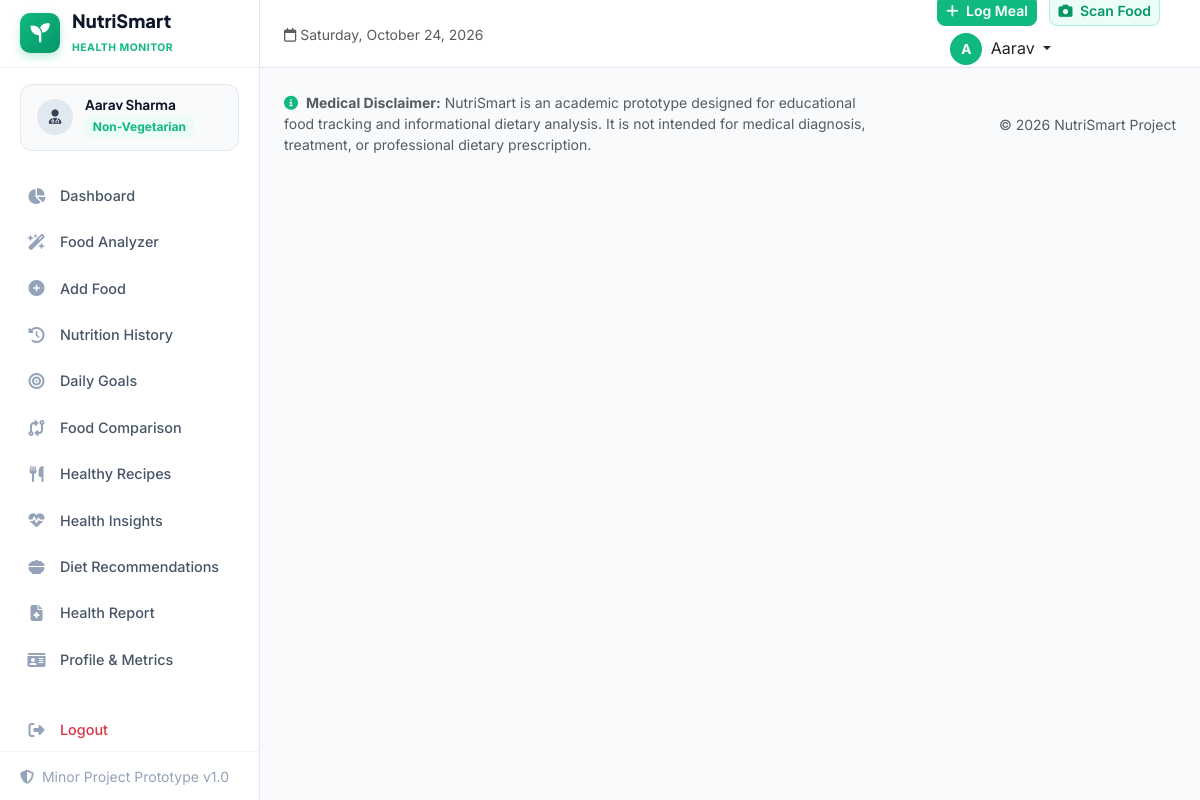
The page / (signed in) on the database its author committed.
### models.py (models this page shows, shortened)
class User(db.Model):
    __tablename__ = 'users'
    id = db.Column(db.Integer, primary_key=True)
    name = db.Column(db.String(100), nullable=False)
    email = db.Column(db.String(120), unique=True, nullable=False, index=True)
    password_hash = db.Column(db.String(255), nullable=False)
    age = db.Column(db.Integer, nullable=False)
    gender = db.Column(db.String(20), nullable=False)  # 'Male', 'Female', 'Other'
    height = db.Column(db.Float, nullable=False)        # in cm
    weight = db.Column(db.Float, nullable=False)        # in kg
    activity_level = db.Column(db.String(50), nullable=False) # 'Sedentary', 'Lightly Active', 'Moderately Active', 'Very Active'
    dietary_preference = db.Column(db.String(50), nullable=False) # 'Vegetarian', 'Non-Vegetarian', 'Vegan', 'Eggetarian'
    created_at = db.Column(db.DateTime, default=datetime.utcnow)
    logs = db.relationship('FoodLog', backref='user', lazy=True, cascade='all, delete-orphan')
    water_logs = db.relationship('WaterLog', backref='user', lazy=True, cascade='all, delete-orphan')
    goals = db.relationship('NutritionGoal', backref='user', uselist=False, lazy=True, cascade='all, delete-orphan')

### app.py (the view)
@app.route('/')
def index():
    return render_template('index.html')

### app.py (called while the page is built)
def get_current_user():
    if 'user_id' in session:
        return db.session.get(User, session['user_id'])
    return None

@app.context_processor
def inject_global_data():
    return {
        'current_user': get_current_user(),
        'current_year': datetime.now().year,
        'today_date': date.today().strftime('%A, %B %d, %Y')
    }

### templates/index.html (shortened to what this page needs)
{% extends "base.html" %}

### templates/base.html (shortened to what this page needs)
<!DOCTYPE html>
<html lang="en">
<head>
    <link href="https://cdn.jsdelivr.net/npm/bootstrap@5.3.2/dist/css/bootstrap.min.css" rel="stylesheet">
    <link rel="stylesheet" href="https://cdnjs.cloudflare.com/ajax/libs/font-awesome/6.5.1/css/all.min.css">
    <link rel="stylesheet" href="{{ url_for('static', filename='css/style.css') }}">
</head>
<body class="{% if current_user %}app-body{% else %}landing-body{% endif %}">
{% if current_user %}
    <div class="app-layout">
        <aside class="app-sidebar" id="appSidebar">
            <div class="sidebar-header">
                <a href="{{ url_for('dashboard') }}" class="brand-link">
                    <div class="brand-icon">
                        <i class="fa-solid fa-seedling"></i>
                    </div>
                    <div class="brand-text">
                        <span class="brand-title">NutriSmart</span>
                        <span class="brand-tag">Health Monitor</span>
                    </div>
                </a>
            </div>
            <div class="sidebar-user-card">
                <div class="user-avatar">
                    <i class="fa-solid fa-user-doctor"></i>
                </div>
                <div class="user-info">
                    <h6 class="user-name">{{ current_user.name }}</h6>
                    <span class="badge bg-soft-emerald text-emerald">{{ current_user.dietary_preference }}</span>
                </div>
            </div>
            <nav class="sidebar-nav">
                <ul class="nav-list">
                    <li class="nav-item">
                        <a href="{{ url_for('dashboard') }}" class="nav-link {% if request.endpoint == 'dashboard' %}active{% endif %}">
                            <i class="fa-solid fa-chart-pie"></i>
                            <span>Dashboard</span>
                        </a>
                    </li>
                    <li class="nav-item">
                        <a href="{{ url_for('food_analyzer') }}" class="nav-link {% if request.endpoint == 'food_analyzer' %}active{% endif %}">
                            <i class="fa-solid fa-wand-magic-sparkles"></i>
                            <span>Food Analyzer</span>
                        </a>
                    </li>
                    <li class="nav-item">
                        <a href="{{ url_for('add_food') }}" class="nav-link {% if request.endpoint == 'add_food' %}active{% endif %}">
                            <i class="fa-solid fa-circle-plus"></i>
                            <span>Add Food</span>
                        </a>
                    </li>
                    <li class="nav-item">
                        <a href="{{ url_for('history') }}" class="nav-link {% if request.endpoint == 'history' %}active{% endif %}">
                            <i class="fa-solid fa-clock-rotate-left"></i>
                            <span>Nutrition History</span>
                        </a>
                    </li>
                    <li class="nav-item">
                        <a href="{{ url_for('goals') }}" class="nav-link {% if request.endpoint == 'goals' %}active{% endif %}">
                            <i class="fa-solid fa-bullseye"></i>
                            <span>Daily Goals</span>
                        </a>
                    </li>
                    <li class="nav-item">
                        <a href="{{ url_for('compare') }}" class="nav-link {% if request.endpoint == 'compare' %}active{% endif %}">
                            <i class="fa-solid fa-code-compare"></i>
                            <span>Food Comparison</span>
                        </a>
                    </li>
                    <li class="nav-item">
                        <a href="{{ url_for('recipes') }}" class="nav-link {% if request.endpoint == 'recipes' %}active{% endif %}">
                            <i class="fa-solid fa-utensils"></i>
                            <span>Healthy Recipes</span>
                        </a>
                    </li>
                    <li class="nav-item">
                        <a href="{{ url_for('insights') }}" class="nav-link {% if request.endpoint == 'insights' %}active{% endif %}">
                            <i class="fa-solid fa-heart-pulse"></i>
                            <span>Health Insights</span>
                        </a>
                    </li>
                    <li class="nav-item">
                        <a href="{{ url_for('recommendations') }}" class="nav-link {% if request.endpoint == 'recommendations' %}active{% endif %}">
                            <i class="fa-solid fa-bowl-food"></i>
                            <span>Diet Recommendations</span>
                        </a>
                    </li>
                    <li class="nav-item">
                        <a href="{{ url_for('report') }}" class="nav-link {% if request.endpoint == 'report' %}active{% endif %}">
                            <i class="fa-solid fa-file-medical"></i>
                            <span>Health Report</span>
                        </a>
                    </li>
                    <li class="nav-item">
                        <a href="{{ url_for('profile') }}" class="nav-link {% if request.endpoint == 'profile' %}active{% endif %}">
                            <i class="fa-solid fa-id-card"></i>
                            <span>Profile & Metrics</span>
                        </a>
                    </li>
                </ul>
                <ul class="nav-list mt-auto">
                    <li class="nav-item">
                        <a href="{{ url_for('logout') }}" class="nav-link text-danger">
                            <i class="fa-solid fa-right-from-bracket"></i>
                            <span>Logout</span>
                        </a>
                    </li>
                </ul>
            </nav>
            <div class="sidebar-footer-note">
                <small><i class="fa-solid fa-shield-halved me-1"></i> Minor Project Prototype v1.0</small>
            </div>
        </aside>
        <div class="app-main">
            <header class="app-topbar">
                <div class="topbar-left">
                    <div class="page-context">
                        <span class="text-muted small"><i class="fa-regular fa-calendar me-1"></i>{{ today_date }}</span>
                    </div>
                </div>
                <div class="topbar-right">
                    <a href="{{ url_for('add_food') }}" class="btn btn-sm btn-emerald me-2">
                        <i class="fa-solid fa-plus me-1"></i> Log Meal
                    </a>
                    <a href="{{ url_for('food_analyzer') }}" class="btn btn-sm btn-soft-emerald me-3">
                        <i class="fa-solid fa-camera me-1"></i> Scan Food
                    </a>
                    <div class="dropdown">
                        <button class="btn btn-profile-dropdown dropdown-toggle" type="button" data-bs-toggle="dropdown">
                            <span class="user-badge-initial">{{ current_user.name[0] }}</span>
                            <span class="d-none d-md-inline ms-1">{{ current_user.name.split(' ')[0] }}</span>
                        </button>
                    </div>
                </div>
            </header>
            <div class="container-fluid px-4 pt-3">
            </div>
            <footer class="app-footer">
                <div class="container-fluid px-4 py-2">
                    <div class="row align-items-center">
                        <div class="col-md-8">
                            <p class="mb-0 text-muted small">
                                <i class="fa-solid fa-circle-info text-emerald me-1"></i>
                                <strong>Medical Disclaimer:</strong> NutriSmart is an academic prototype designed for educational food tracking and informational dietary analysis. It is not intended for medical diagnosis, treatment, or professional dietary prescription.
                            </p>
                        </div>
                        <div class="col-md-4 text-md-end mt-2 mt-md-0">
                            <span class="text-muted small">&copy; {{ current_year }} NutriSmart Project</span>
                        </div>
                    </div>
                </div>
            </footer>
        </div>
    </div>
{% endif %}
</body>
</html>

### static/css/style.css (style rules this page uses)
:root { --primary-emerald: #10b981; --primary-dark: #059669; --primary-light: #34d399; --primary-soft: #ecfdf5; --primary-border: #a7f3d0; --slate-900: #0f172a; --slate-800: #1e293b; --slate-700: #334155; --slate-600: #475569; --slate-500: #64748b; --slate-400: #94a3b8; --slate-200: #e2e8f0; --slate-100: #f1f5f9; --slate-50: #f8fafc; --sidebar-width: 260px; --topbar-height: 68px; --border-radius-lg: 16px; --border-radius-md: 12px; --border-radius-sm: 8px; --card-shadow: 0 4px 20px -2px rgba(15, 23, 42, 0.05); --card-hover-shadow: 0 10px 25px -4px rgba(16, 185, 129, 0.12); }
body { font-family: 'Inter', -apple-system, BlinkMacSystemFont, sans-serif; color: var(--slate-700); background-color: #f8fafc; overflow-x: hidden; }
h1, h2, h3, h4, h5, h6, .brand-title { font-family: 'Plus Jakarta Sans', sans-serif; color: var(--slate-900); }
.text-emerald { color: var(--primary-emerald) !important; }
.bg-soft-emerald { background-color: var(--primary-soft) !important; }
.btn-emerald { background-color: var(--primary-emerald); color: #ffffff; border: 1px solid var(--primary-emerald); font-weight: 600; border-radius: var(--border-radius-sm); transition: all 0.2s ease-in-out; }
.btn-soft-emerald { background-color: var(--primary-soft); color: var(--primary-dark); border: 1px solid var(--primary-border); font-weight: 600; border-radius: var(--border-radius-sm); transition: all 0.2s ease; }
.brand-icon { width: 40px; height: 40px; background: linear-gradient(135deg, #10b981 0%, #059669 100%); border-radius: 10px; display: inline-flex; align-items: center; justify-content: center; color: white; font-size: 1.2rem; box-shadow: 0 4px 10px rgba(16, 185, 129, 0.28); }
.app-layout { display: flex; min-height: 100vh; }
.app-sidebar { width: var(--sidebar-width); background-color: #ffffff; border-right: 1px solid var(--slate-200); display: flex; flex-direction: column; position: fixed; top: 0; bottom: 0; left: 0; z-index: 1050; transition: transform 0.3s ease-in-out; }
.app-main { flex: 1; margin-left: var(--sidebar-width); display: flex; flex-direction: column; min-height: 100vh; background-color: #f8fafc; }
.sidebar-header { height: var(--topbar-height); display: flex; align-items: center; justify-content: space-between; padding: 0 1.25rem; border-bottom: 1px solid var(--slate-100); }
.brand-link { display: flex; align-items: center; gap: 0.75rem; text-decoration: none; }
.brand-title { font-size: 1.15rem; font-weight: 800; color: var(--slate-900); display: block; line-height: 1.2; }
.brand-tag { font-size: 0.65rem; text-transform: uppercase; letter-spacing: 0.05em; color: var(--primary-emerald); font-weight: 700; }
.sidebar-user-card { margin: 1rem 1.25rem 0.5rem 1.25rem; padding: 0.75rem 1rem; background-color: var(--slate-50); border: 1px solid var(--slate-200); border-radius: var(--border-radius-md); display: flex; align-items: center; gap: 0.75rem; }
.user-avatar { width: 36px; height: 36px; background-color: #e2e8f0; color: var(--slate-700); border-radius: 50%; display: flex; align-items: center; justify-content: center; font-size: 0.9rem; }
.user-name { margin: 0; font-size: 0.85rem; font-weight: 700; color: var(--slate-900); line-height: 1.2; }
.sidebar-nav { flex: 1; overflow-y: auto; padding: 1rem 0.75rem; display: flex; flex-direction: column; }
.nav-list { list-style: none; padding: 0; margin: 0; }
.sidebar-nav .nav-link { display: flex; align-items: center; gap: 0.85rem; padding: 0.65rem 0.9rem; color: var(--slate-600); font-size: 0.9rem; font-weight: 500; border-radius: var(--border-radius-sm); transition: all 0.15s ease; text-decoration: none; margin-bottom: 0.25rem; }
.sidebar-nav .nav-link i { width: 20px; font-size: 1rem; text-align: center; color: var(--slate-400); transition: color 0.15s ease; }
.sidebar-footer-note { padding: 0.75rem 1.25rem; border-top: 1px solid var(--slate-100); color: var(--slate-400); background-color: #ffffff; }
.app-topbar { height: var(--topbar-height); background-color: #ffffff; border-bottom: 1px solid var(--slate-200); display: flex; align-items: center; justify-content: space-between; padding: 0 1.5rem; position: sticky; top: 0; z-index: 1020; }
.user-badge-initial { width: 32px; height: 32px; background-color: var(--primary-emerald); color: white; border-radius: 50%; display: inline-flex; align-items: center; justify-content: center; font-weight: 700; font-size: 0.85rem; }

### rows shown on the page
User: name "Aarav Sharma", dietary_preference "Non-Vegetarian", name "A", name "Aarav"
